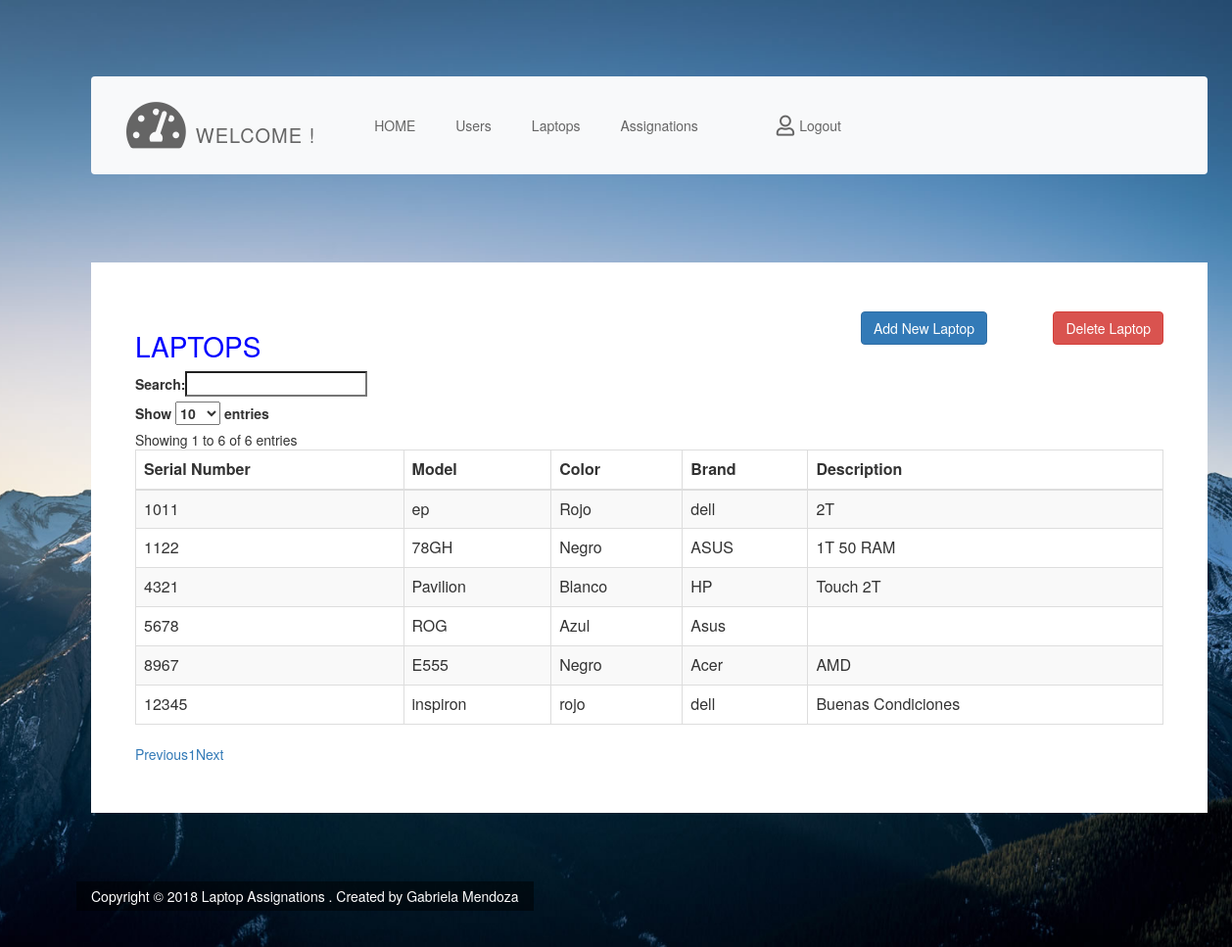
Screenshot of /vistas/dashboard/laptops.php (signed in) with the database file from the repository.
### tables this page shows
CREATE TABLE IF NOT EXISTS `laptops` (
  `serialNumber` int(11) NOT NULL,
  `model` varchar(50) NOT NULL,
  `color` varchar(50) NOT NULL,
  `brand` varchar(50) NOT NULL,
  `description` varchar(250) NOT NULL,
  PRIMARY KEY (`serialNumber`)
);

### vistas/dashboard/laptops.php (the view, shortened to what this page needs)
<html lang="en">
<?php include "../head.php"; ?>
<body class="bg02">
    <div class="" id="laptops">
        <div class="container">
<?php include "../header.php"; ?>
            <div class="row tm-content-row tm-mt-big">
                <div class="col-xl-12 col-lg-12 tm-md-12 tm-sm-12 tm-col">
                    <div class="bg-white tm-block h-100">
                        <div class="row">
                            <div class="col-md-8 col-sm-12">
                                <h2 class="title">LAPTOPS</h2>
                            </div>
                            <div class="col-md-2 col-sm-12 text-right">
                                <a href="newlaptop.php" class="btn btn-small btn-primary">Add New Laptop</a>
                            </div>
                            <div class="col-md-2 col-sm-12 text-right">
                                <a href="delaptop.php" class="btn btn-danger btn-primary">Delete Laptop</a>
                            </div>
                        </div>
                        <?php
                        include "../../php/dbcon.php";
                        $sql = "SELECT serialNumber, model, color, brand, description FROM laptops;";
                        $result = $conn->query($sql);
                        if ($result->num_rows > 0) {
                            echo "<table id=\"example\" class=\"table table-striped table-bordered\" cellspacing=\"0\" width=\"100%\">
                            	<thead>
                            		<tr>
                            			<th>Serial Number</th>
                            			<th>Model</th>
                                  <th>Color</th>
                                  <th>Brand</th>
                                  <th>Description</th>
                            		</tr>
                            	</thead>
                            	<tbody>";
                            while($row = $result->fetch_assoc()) {
                                echo "<tr><td>" . $row["serialNumber"]. "</td><td>" . $row["model"]. "</td><td>" . $row["color"]. "</td><td>" . $row["brand"]. "</td><td>" . $row["description"]. "</td></tr>";
                            }
                            echo "	</tbody>
                            </table>";
                        } else {
                            echo "0 results";
                        }
                         ?>
                        </div>
                    </div>
                </div>
            </div>
            <?php include "../footer.php" ?>
        </div>
</body>
</html>

### css/tooplate.css (style rules this page uses)
html { font-size: 17px; }
body { font-family: "Open Sans", Helvetica, Arial, sans-serif; overflow-x: hidden; }
body { background-image: url(../img/dash-bg-01.jpg); background-size: cover; background-repeat: no-repeat; background-position: center; background-attachment: fixed; padding-left: 50px; padding-right: 50px; }
h2.title { font-size: 2em; color: blue; }
.bg02 { background-image: url(../img/dash-bg-02.jpg); }
a { transition: all 0.3s ease; }
.tm-mt-big { margin-top: 70px; }
.tm-block { padding: 50px 45px; }
.tm-content-row { justify-content: space-between; margin-left: -20px; margin-right: -20px; }
.tm-col { padding-left: 20px; padding-right: 20px; margin-bottom: 50px; }
.btn { border-radius: 0; padding: 13px 28px; transition: all 0.2s ease; max-width: 100%; }
.btn-small { padding: 10px 24px; }
.btn-primary { background-color: transparent; color: black; border-color: #999999; }
.btn-danger { color: #9f1321; background-color: transparent; border-color: #9f1321; }
.table td, .table th { padding: 20px 24px; }
@media (min-width: 1200px) { .container { max-width: 1630px; } }

### vistas/table/css/style.css (style rules this page uses)
body { margin:2em; }

### rows the page displays
laptops: serialNumber "12345", model "inspiron", color "rojo", brand "dell", description "Buenas Condiciones"
laptops: serialNumber "5678", model "ROG", color "Azul", brand "Asus"
laptops: serialNumber "8967", model "E555", color "Negro", brand "Acer", description "AMD"
laptops: serialNumber "4321", model "Pavilion", color "Blanco", brand "HP", description "Touch 2T"
laptops: serialNumber "1011", model "ep", color "Rojo", brand "dell", description "2T"
laptops: serialNumber "1122", model "78GH", color "Negro", brand "ASUS", description "1T 50 RAM"
